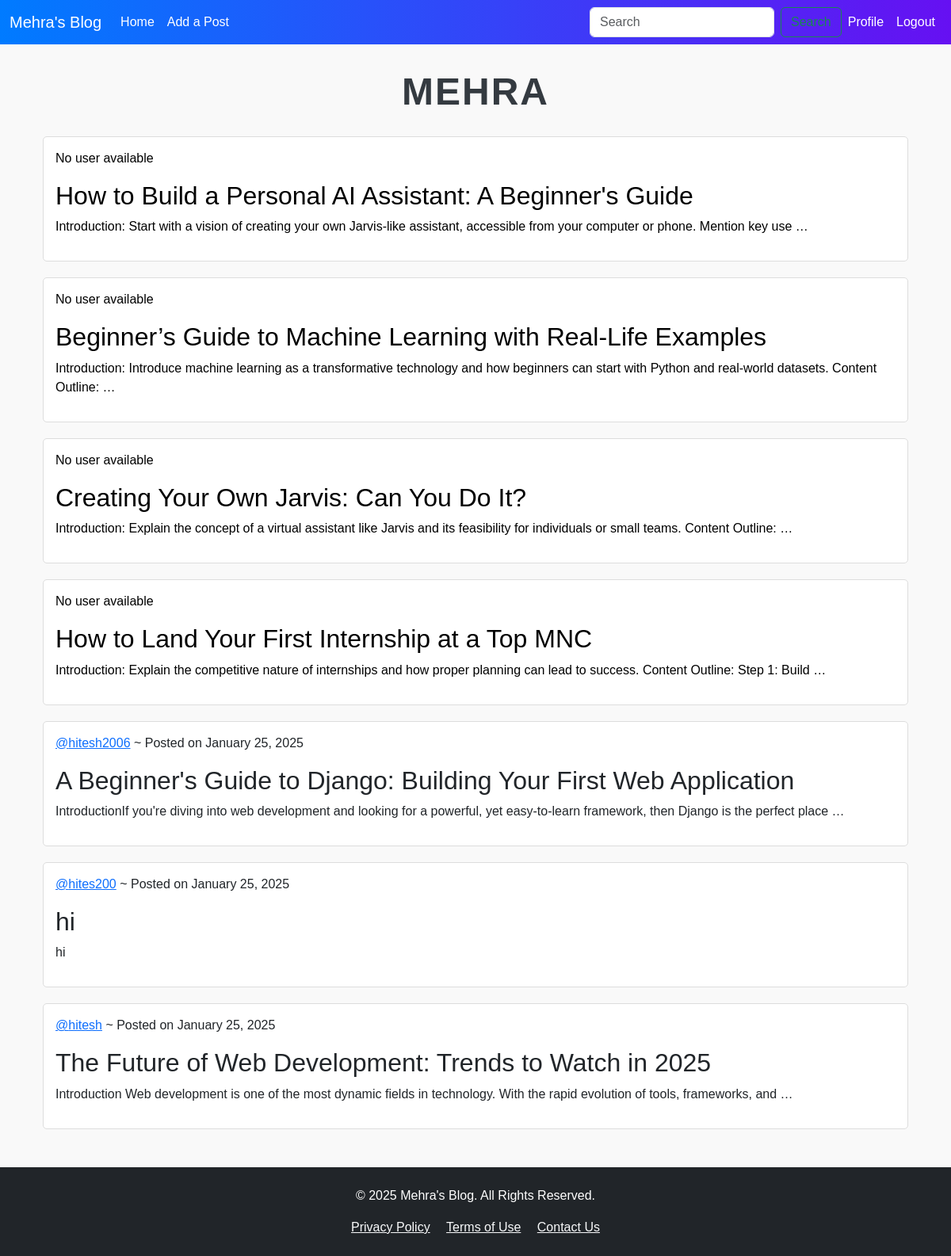
The page / (signed in) on the database its author committed.
### blog_app/models.py (models this page shows, shortened)
class Posts(models.Model):
    user = models.ForeignKey(User,on_delete=models.CASCADE,null=True)
    title = models.CharField(max_length=100)
    content = models.CharField(max_length=100000)
    created_at = models.DateField(auto_now=True)

### blog_app/views.py (the view)
# urls.py: 2. Add a URL to urlpatterns:  path('', views.home, name='home')
@login_required(login_url="/login/")
def home(request):
    posts = Posts.objects.all()
    context = {
        'posts': posts
    }
    return render(request,'home.html',context)

### templates/home.html (shortened to what this page needs)
{% extends 'base.html' %}
{% block content %}
<div class="header">
  <div class="animated-title" id="animatedTitle"></div>
</div>
    <div class="container">
        {% for post in posts %}
          <div class="post">
            <a style="text-decoration: none; color: black;" href="/full-post/{{post.id}}">
              <p>
                {% if post.user %}
                  <a href="{% url 'user-profile' post.user.id %}">@{{ post.user.username }}</a> ~ Posted on {{ post.created_at|date:"F j, Y" }}
                {% else %}
                  <span>No user available</span>
                {% endif %}
              </p>
            <h2>{{ post.title }}</h2>
            <p>{{ post.content|truncatewords:20 }}</p>
          </div>
        {% empty %}
          <p>No posts available.</p>
        {% endfor %}
      </div>
{% endblock %}

### templates/base.html (shortened to what this page needs)
<!DOCTYPE html>
{% load static %}
<html lang="en">
<head>
  <link href="https://cdn.jsdelivr.net/npm/bootstrap@5.3.3/dist/css/bootstrap.min.css" rel="stylesheet">
  <link rel="stylesheet" type="text/css" media='screen' href="{% static 'styles/base.css' %}">
</head>
<body>
  <nav class="navbar navbar-expand-lg bg-body-tertiary sticky-top">
    <div class="container-fluid">
      <a class="navbar-brand" href="#">Mehra's Blog</a>
      <div class="collapse navbar-collapse" id="navbarSupportedContent">
        <ul class="navbar-nav me-auto mb-2 mb-lg-0">
          <li class="nav-item">
            <a class="nav-link active" aria-current="page" href="/">Home</a>
          </li>
          <li class="nav-item">
            <a class="nav-link" href="/add-post">Add a Post</a>
          </li>
        </ul>
        <form class="d-flex" role="search">
          <input class="form-control me-2" type="search" placeholder="Search" aria-label="Search">
          <button class="btn btn-outline-success" type="submit">Search</button>
        </form>
        <ul class="navbar-nav">
          {% if user.is_authenticated %}
          <li class="nav-item">
            <a class="nav-link" href="{% url 'user-profile' request.user.id %}">Profile</a>
          </li>
            <li class="nav-item">
              <a class="nav-link" href="/logout">Logout</a>
            </li>
          {% endif %}
        </ul>
      </div>
    </div>
  </nav>
  <div class="container mt-4">
    {% block content %}
    {% endblock %}
  </div>
  <footer class="text-center mt-5 py-4 bg-dark text-white">
    <p>&copy; 2025 Mehra's Blog. All Rights Reserved.</p>
    <div>
      <a href="#" class="text-light mx-2">Privacy Policy</a>
      <a href="#" class="text-light mx-2">Terms of Use</a>
      <a href="#" class="text-light mx-2">Contact Us</a>
    </div>
  </footer>
</body>
</html>

### static/styles/base.css (style rules this page uses)
body { background-color: aquamarine; }

### templates/base.html (style rules this page uses)
body { font-family: 'Roboto', sans-serif; }
.navbar { background: linear-gradient(90deg, #007bff, #6610f2); }
.navbar-brand, .nav-link { color: white !important; }
footer { background-color: #343a40; }

### templates/home.html (style rules this page uses)
body { font-family: Arial, sans-serif; background-color: #f9f9f9; margin: 0; padding: 0; }
.header { text-align: center; margin-top: 20px; margin-bottom: 20px; }
.header .animated-title { font-size: 48px; color: #343a40; font-weight: bold; text-transform: uppercase; letter-spacing: 2px; }
.container { margin-top: 20px; }
.post { border: 1px solid #ddd; border-radius: 5px; margin-bottom: 20px; padding: 15px; background-color: white; }

### rows shown on the page
Posts: shows "No user available", title "How to Build a Personal AI Assistant: A Beginner's Guide", content "Introduction: Start with a vision of creating your own Jarvis-like assistant, accessible from your computer or phone. Mention key use …"
Posts: shows "No user available", title "Beginner’s Guide to Machine Learning with Real-Life Examples", content "Introduction: Introduce machine learning as a transformative technology and how beginners can start with Python and real-world datasets. Content Outline: …"
Posts: shows "No user available", title "Creating Your Own Jarvis: Can You Do It?", content "Introduction: Explain the concept of a virtual assistant like Jarvis and its feasibility for individuals or small teams. Content Outline: …"
Posts: shows "No user available", title "How to Land Your First Internship at a Top MNC", content "Introduction: Explain the competitive nature of internships and how proper planning can lead to success. Content Outline: Step 1: Build …"
Posts: user.username "hitesh2006", created_at "January 25, 2025", title "A Beginner's Guide to Django: Building Your First Web Application", content "IntroductionIf you're diving into web development and looking for a powerful, yet easy-to-learn framework, then Django is the perfect place …"
Posts: user.username "hites200", created_at "January 25, 2025", title "hi", content "hi"
Posts: user.username "hitesh", created_at "January 25, 2025", title "The Future of Web Development: Trends to Watch in 2025", content "Introduction Web development is one of the most dynamic fields in technology. With the rapid evolution of tools, frameworks, and …"
